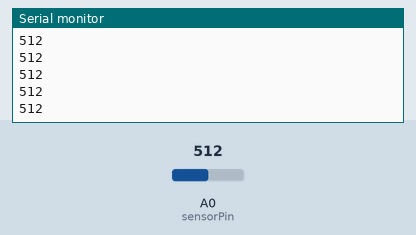
A sketch run on a simulated Arduino Uno, built with avr-gcc and run on an emulated ATmega328P. Shown: the last lines printed to the serial monitor. The inputs (shaded band) are chosen by the test bench; at power-on: A0 (sensorPin) = 512.

Above: at 1.2 s.
1.3 s: A0 (sensorPin) set to 716
At 1.9 s:
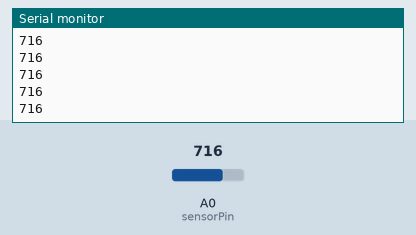
2.8 s: A0 (sensorPin) set to 900
At 3.3 s:
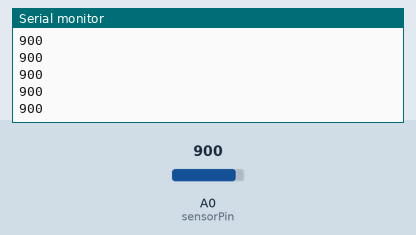
Timing chart, 0 to 5.8 s (numbered marks = the images above; inputs shaded):
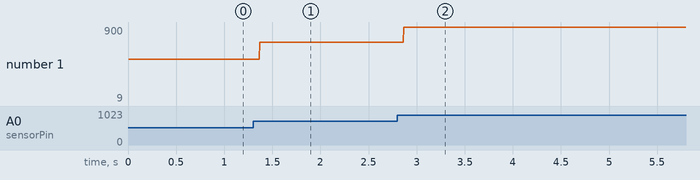

The sketch:

test_audio_jack_2.ino
```cpp
/* David Wang
   Code that takes audio input from a 3.5mm cable
   and flashes an LED strip based on the frequency
   of the music.

   HUGE thanks to the arduino community
   If you see your code here, I owe you my gratitude

*/
int sensorPin = A0;

int filterValue = 80;

// LED pins connected to the PWM pins on the Arduino

int ledPinR = 9;
int ledPinG = 10;
int ledPinB = 11;

int sensorValue;

void setup()
{
  Serial.begin(9600);
  // Read from MSGEQ7 OUT
  pinMode(sensorPin, INPUT);

  // Write to MSGEQ7 STROBE and RESET

  // Set analogPin's reference voltage
  analogReference(DEFAULT); // 5V

  Serial.println("ok boy");
}

void loop()
{

sensorValue = analogRead(sensorPin);

Serial.print(sensorValue);

Serial.println();

  // analogWrite(ledPinR, 127); // bleu !
  // analogWrite(ledPinG, 127); // rouge !
}
```

Measured:
- after the input at 1.3 s, the serial monitor: prints a new line after 0.07 s (image 1)
- after the input at 2.8 s, the serial monitor: prints a new line after 0.07 s (image 2)
- plotted number 1: 512 → 716 after the input at 1.3 s, 716 → 9 after the input at 2.8 s
